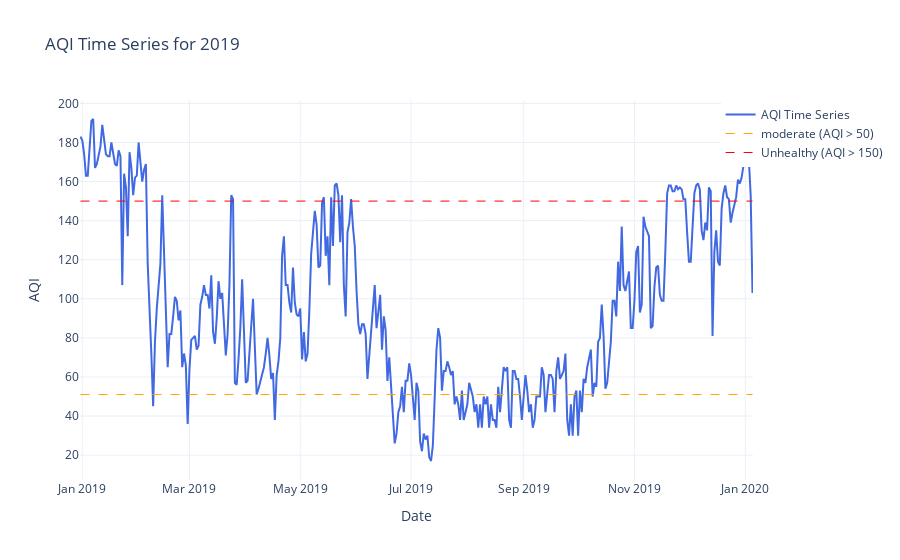

The cell this chart's notebook holds for it:
### Code cell
# First read the CSV file into a DataFrame
data_2019 = pd.read_csv('../data/year_2019/Kathmandu_2019.csv')

# Then pass the DataFrame to the function
aqi_2021 = plot_aqi_time_series(data_2019, '2019')

### Figure 1 — Plotly figure (JSON) as saved in the notebook; plotly's stock layout.template omitted (floating-point values rounded to 4 significant figures; data arrays with more than 128 entries replaced by an {"elided": "..."} marker saying what was removed)
{"data": [{"line": {"color": "royalblue", "width": 2}, "mode": "lines", "name": "AQI Time Series", "type": "scatter", "x": {"elided": "371 str values"}, "y": {"elided": "371 int values"}}, {"line": {"color": "orange", "dash": "dash", "width": 1}, "mode": "lines", "name": "moderate (AQI > 50)", "type": "scatter", "x": [null], "y": [null]}, {"line": {"color": "red", "dash": "dash", "width": 1}, "mode": "lines", "name": "Unhealthy (AQI > 150)", "type": "scatter", "x": [null], "y": [null]}], "layout": {"legend": {"orientation": "v", "x": 1.2, "xanchor": "right", "y": 1, "yanchor": "top"}, "shapes": [{"line": {"color": "orange", "dash": "dash", "width": 1}, "type": "line", "x0": "2018-12-31T00:00:00", "x1": "2020-01-05T00:00:00", "y0": 51, "y1": 51}, {"line": {"color": "red", "dash": "dash", "width": 1}, "type": "line", "x0": "2018-12-31T00:00:00", "x1": "2020-01-05T00:00:00", "y0": 150, "y1": 150}], "title": {"text": "AQI Time Series for 2019"}, "xaxis": {"title": {"text": "Date"}}, "yaxis": {"title": {"text": "AQI"}}}}
